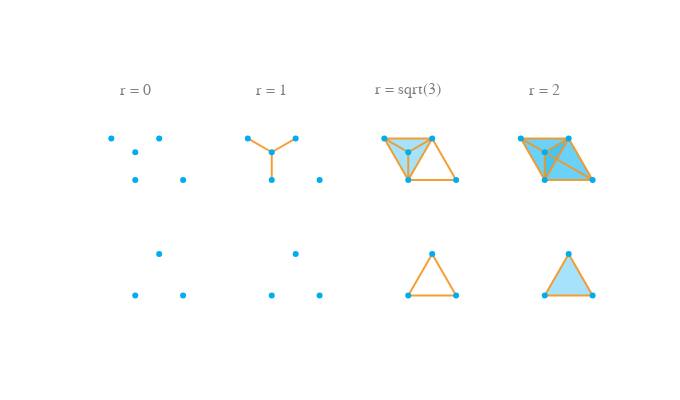
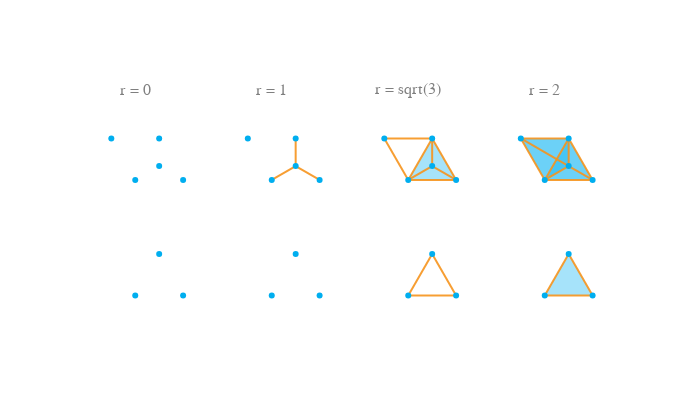

Notebook cell for these charts, in order:
### Code cell
filtration_visualization(filt_a_upper, filt_a_lower, radii).show()
filtration_visualization(filt_b_upper, filt_b_lower, radii).show()

### Figure 1 — Plotly figure (JSON) as saved in the notebook; plotly's stock layout.template omitted (floating-point values rounded to 4 significant figures)
{"data": [{"fillcolor": "red", "line": {"color": "rgba(247,148,29,0.9)", "width": 2}, "mode": "lines", "type": "scatter", "x": [], "xaxis": "x", "y": [], "yaxis": "y"}, {"marker": {"color": "rgba(0,174,239,1)", "size": 6}, "mode": "markers", "type": "scatter", "x": [0, 3.464, 1.732, -1.732, 0], "xaxis": "x", "y": [0, 0, 3, 3, 2], "yaxis": "y"}, {"fillcolor": "red", "line": {"color": "rgba(247,148,29,0.9)", "width": 2}, "mode": "lines", "type": "scatter", "x": [], "xaxis": "x5", "y": [], "yaxis": "y5"}, {"marker": {"color": "rgba(0,174,239,1)", "size": 6}, "mode": "markers", "type": "scatter", "x": [0, 3.464, 1.732], "xaxis": "x5", "y": [0, 0, 3], "yaxis": "y5"}, {"fillcolor": "red", "line": {"color": "rgba(247,148,29,0.9)", "width": 2}, "mode": "lines", "type": "scatter", "x": [0, 0, null, 1.732, 0, null, -1.732, 0, null], "xaxis": "x2", "y": [0, 2, null, 3, 2, null, 3, 2, null], "yaxis": "y2"}, {"marker": {"color": "rgba(0,174,239,1)", "size": 6}, "mode": "markers", "type": "scatter", "x": [0, 3.464, 1.732, -1.732, 0], "xaxis": "x2", "y": [0, 0, 3, 3, 2], "yaxis": "y2"}, {"fillcolor": "red", "line": {"color": "rgba(247,148,29,0.9)", "width": 2}, "mode": "lines", "type": "scatter", "x": [], "xaxis": "x6", "y": [], "yaxis": "y6"}, {"marker": {"color": "rgba(0,174,239,1)", "size": 6}, "mode": "markers", "type": "scatter", "x": [0, 3.464, 1.732], "xaxis": "x6", "y": [0, 0, 3], "yaxis": "y6"}, {"fill": "toself", "fillcolor": "rgba(0,174,239,0.35)", "mode": "none", "type": "scatter", "x": [0, 1.732, 0], "xaxis": "x3", "y": [0, 3, 2], "yaxis": "y3"}, {"fill": "toself", "fillcolor": "rgba(0,174,239,0.35)", "mode": "none", "type": "scatter", "x": [0, -1.732, 0], "xaxis": "x3", "y": [0, 3, 2], "yaxis": "y3"}, {"fill": "toself", "fillcolor": "rgba(0,174,239,0.35)", "mode": "none", "type": "scatter", "x": [1.732, -1.732, 0], "xaxis": "x3", "y": [3, 3, 2], "yaxis": "y3"}, {"fillcolor": "red", "line": {"color": "rgba(247,148,29,0.9)", "width": 2}, "mode": "lines", "type": "scatter", "x": [0, 3.464, null, 0, 1.732, null, 0, -1.732, null, 0, 0, null, 3.464, 1.732, null, 1.732, -1.732, null, 1.732, 0, null, -1.732, 0, null], "xaxis": "x3", "y": [0, 0, null, 0, 3, null, 0, 3, null, 0, 2, null, 0, 3, null, 3, 3, null, 3, 2, null, 3, 2, null], "yaxis": "y3"}, {"marker": {"color": "rgba(0,174,239,1)", "size": 6}, "mode": "markers", "type": "scatter", "x": [0, 3.464, 1.732, -1.732, 0], "xaxis": "x3", "y": [0, 0, 3, 3, 2], "yaxis": "y3"}, {"fillcolor": "red", "line": {"color": "rgba(247,148,29,0.9)", "width": 2}, "mode": "lines", "type": "scatter", "x": [0, 3.464, null, 0, 1.732, null, 3.464, 1.732, null], "xaxis": "x7", "y": [0, 0, null, 0, 3, null, 0, 3, null], "yaxis": "y7"}, {"marker": {"color": "rgba(0,174,239,1)", "size": 6}, "mode": "markers", "type": "scatter", "x": [0, 3.464, 1.732], "xaxis": "x7", "y": [0, 0, 3], "yaxis": "y7"}, {"fill": "toself", "fillcolor": "rgba(0,174,239,0.35)", "mode": "none", "type": "scatter", "x": [0, 3.464, 1.732], "xaxis": "x4", "y": [0, 0, 3], "yaxis": "y4"}, {"fill": "toself", "fillcolor": "rgba(0,174,239,0.35)", "mode": "none", "type": "scatter", "x": [0, 3.464, 0], "xaxis": "x4", "y": [0, 0, 2], "yaxis": "y4"}, {"fill": "toself", "fillcolor": "rgba(0,174,239,0.35)", "mode": "none", "type": "scatter", "x": [0, 1.732, -1.732], "xaxis": "x4", "y": [0, 3, 3], "yaxis": "y4"}, {"fill": "toself", "fillcolor": "rgba(0,174,239,0.35)", "mode": "none", "type": "scatter", "x": [0, 1.732, 0], "xaxis": "x4", "y": [0, 3, 2], "yaxis": "y4"}, {"fill": "toself", "fillcolor": "rgba(0,174,239,0.35)", "mode": "none", "type": "scatter", "x": [0, -1.732, 0], "xaxis": "x4", "y": [0, 3, 2], "yaxis": "y4"}, {"fill": "toself", "fillcolor": "rgba(0,174,239,0.35)", "mode": "none", "type": "scatter", "x": [3.464, 1.732, 0], "xaxis": "x4", "y": [0, 3, 2], "yaxis": "y4"}, {"fill": "toself", "fillcolor": "rgba(0,174,239,0.35)", "mode": "none", "type": "scatter", "x": [1.732, -1.732, 0], "xaxis": "x4", "y": [3, 3, 2], "yaxis": "y4"}, {"fillcolor": "red", "line": {"color": "rgba(247,148,29,0.9)", "width": 2}, "mode": "lines", "type": "scatter", "x": [0, 3.464, null, 0, 1.732, null, 0, -1.732, null, 0, 0, null, 3.464, 1.732, null, 3.464, 0, null, 1.732, -1.732, null, 1.732, 0, null, -1.732, 0, null], "xaxis": "x4", "y": [0, 0, null, 0, 3, null, 0, 3, null, 0, 2, null, 0, 3, null, 0, 2, null, 3, 3, null, 3, 2, null, 3, 2, null], "yaxis": "y4"}, {"marker": {"color": "rgba(0,174,239,1)", "size": 6}, "mode": "markers", "type": "scatter", "x": [0, 3.464, 1.732, -1.732, 0], "xaxis": "x4", "y": [0, 0, 3, 3, 2], "yaxis": "y4"}, {"fill": "toself", "fillcolor": "rgba(0,174,239,0.35)", "mode": "none", "type": "scatter", "x": [0, 3.464, 1.732], "xaxis": "x8", "y": [0, 0, 3], "yaxis": "y8"}, {"fillcolor": "red", "line": {"color": "rgba(247,148,29,0.9)", "width": 2}, "mode": "lines", "type": "scatter", "x": [0, 3.464, null, 0, 1.732, null, 3.464, 1.732, null], "xaxis": "x8", "y": [0, 0, null, 0, 3, null, 0, 3, null], "yaxis": "y8"}, {"marker": {"color": "rgba(0,174,239,1)", "size": 6}, "mode": "markers", "type": "scatter", "x": [0, 3.464, 1.732], "xaxis": "x8", "y": [0, 0, 3], "yaxis": "y8"}], "layout": {"annotations": [{"font": {"size": 16}, "showarrow": false, "text": "r = 0", "x": 0.1062, "xanchor": "center", "xref": "paper", "y": 1, "yanchor": "bottom", "yref": "paper"}, {"font": {"size": 16}, "showarrow": false, "text": "r = 1", "x": 0.3688, "xanchor": "center", "xref": "paper", "y": 1, "yanchor": "bottom", "yref": "paper"}, {"font": {"size": 16}, "showarrow": false, "text": "r = sqrt(3)", "x": 0.6313, "xanchor": "center", "xref": "paper", "y": 1, "yanchor": "bottom", "yref": "paper"}, {"font": {"size": 16}, "showarrow": false, "text": "r = 2", "x": 0.8938, "xanchor": "center", "xref": "paper", "y": 1, "yanchor": "bottom", "yref": "paper"}], "font": {"color": "#7f7f7f", "family": "Courier New, monospace", "size": 18}, "height": 400, "hovermode": false, "paper_bgcolor": "rgba(0,0,0,0)", "plot_bgcolor": "rgba(0,0,0,0)", "showlegend": false, "width": 680, "xaxis": {"anchor": "y", "domain": [0, 0.2125], "range": [-4, 4], "visible": false}, "xaxis2": {"anchor": "y2", "domain": [0.2625, 0.475], "range": [-4, 4], "visible": false}, "xaxis3": {"anchor": "y3", "domain": [0.525, 0.7375], "range": [-4, 4], "visible": false}, "xaxis4": {"anchor": "y4", "domain": [0.7875, 1], "range": [-4, 4], "visible": false}, "xaxis5": {"anchor": "y5", "domain": [0, 0.2125], "range": [-4, 4], "visible": false}, "xaxis6": {"anchor": "y6", "domain": [0.2625, 0.475], "range": [-4, 4], "visible": false}, "xaxis7": {"anchor": "y7", "domain": [0.525, 0.7375], "range": [-4, 4], "visible": false}, "xaxis8": {"anchor": "y8", "domain": [0.7875, 1], "range": [-4, 4], "visible": false}, "yaxis": {"anchor": "x", "domain": [0.525, 1], "range": [0, 4], "scaleanchor": "x", "scaleratio": 1, "visible": false}, "yaxis2": {"anchor": "x2", "domain": [0.525, 1], "range": [0, 4], "scaleanchor": "x", "scaleratio": 1, "visible": false}, "yaxis3": {"anchor": "x3", "domain": [0.525, 1], "range": [0, 4], "scaleanchor": "x", "scaleratio": 1, "visible": false}, "yaxis4": {"anchor": "x4", "domain": [0.525, 1], "range": [0, 4], "scaleanchor": "x", "scaleratio": 1, "visible": false}, "yaxis5": {"anchor": "x5", "domain": [0, 0.475], "range": [0, 4], "scaleanchor": "x", "scaleratio": 1, "visible": false}, "yaxis6": {"anchor": "x6", "domain": [0, 0.475], "range": [0, 4], "scaleanchor": "x", "scaleratio": 1, "visible": false}, "yaxis7": {"anchor": "x7", "domain": [0, 0.475], "range": [0, 4], "scaleanchor": "x", "scaleratio": 1, "visible": false}, "yaxis8": {"anchor": "x8", "domain": [0, 0.475], "range": [0, 4], "scaleanchor": "x", "scaleratio": 1, "visible": false}}}

### Figure 2 — Plotly figure (JSON) as saved in the notebook; plotly's stock layout.template omitted (floating-point values rounded to 4 significant figures)
{"data": [{"fillcolor": "red", "line": {"color": "rgba(247,148,29,0.9)", "width": 2}, "mode": "lines", "type": "scatter", "x": [], "xaxis": "x", "y": [], "yaxis": "y"}, {"marker": {"color": "rgba(0,174,239,1)", "size": 6}, "mode": "markers", "type": "scatter", "x": [0, 3.464, 1.732, 1.732, -1.732], "xaxis": "x", "y": [0, 0, 3, 1, 3], "yaxis": "y"}, {"fillcolor": "red", "line": {"color": "rgba(247,148,29,0.9)", "width": 2}, "mode": "lines", "type": "scatter", "x": [], "xaxis": "x5", "y": [], "yaxis": "y5"}, {"marker": {"color": "rgba(0,174,239,1)", "size": 6}, "mode": "markers", "type": "scatter", "x": [0, 3.464, 1.732], "xaxis": "x5", "y": [0, 0, 3], "yaxis": "y5"}, {"fillcolor": "red", "line": {"color": "rgba(247,148,29,0.9)", "width": 2}, "mode": "lines", "type": "scatter", "x": [0, 1.732, null, 3.464, 1.732, null, 1.732, 1.732, null], "xaxis": "x2", "y": [0, 1, null, 0, 1, null, 3, 1, null], "yaxis": "y2"}, {"marker": {"color": "rgba(0,174,239,1)", "size": 6}, "mode": "markers", "type": "scatter", "x": [0, 3.464, 1.732, 1.732, -1.732], "xaxis": "x2", "y": [0, 0, 3, 1, 3], "yaxis": "y2"}, {"fillcolor": "red", "line": {"color": "rgba(247,148,29,0.9)", "width": 2}, "mode": "lines", "type": "scatter", "x": [], "xaxis": "x6", "y": [], "yaxis": "y6"}, {"marker": {"color": "rgba(0,174,239,1)", "size": 6}, "mode": "markers", "type": "scatter", "x": [0, 3.464, 1.732], "xaxis": "x6", "y": [0, 0, 3], "yaxis": "y6"}, {"fill": "toself", "fillcolor": "rgba(0,174,239,0.35)", "mode": "none", "type": "scatter", "x": [0, 3.464, 1.732], "xaxis": "x3", "y": [0, 0, 1], "yaxis": "y3"}, {"fill": "toself", "fillcolor": "rgba(0,174,239,0.35)", "mode": "none", "type": "scatter", "x": [0, 1.732, 1.732], "xaxis": "x3", "y": [0, 3, 1], "yaxis": "y3"}, {"fill": "toself", "fillcolor": "rgba(0,174,239,0.35)", "mode": "none", "type": "scatter", "x": [3.464, 1.732, 1.732], "xaxis": "x3", "y": [0, 3, 1], "yaxis": "y3"}, {"fillcolor": "red", "line": {"color": "rgba(247,148,29,0.9)", "width": 2}, "mode": "lines", "type": "scatter", "x": [0, 3.464, null, 0, 1.732, null, 0, 1.732, null, 0, -1.732, null, 3.464, 1.732, null, 3.464, 1.732, null, 1.732, 1.732, null, 1.732, -1.732, null], "xaxis": "x3", "y": [0, 0, null, 0, 3, null, 0, 1, null, 0, 3, null, 0, 3, null, 0, 1, null, 3, 1, null, 3, 3, null], "yaxis": "y3"}, {"marker": {"color": "rgba(0,174,239,1)", "size": 6}, "mode": "markers", "type": "scatter", "x": [0, 3.464, 1.732, 1.732, -1.732], "xaxis": "x3", "y": [0, 0, 3, 1, 3], "yaxis": "y3"}, {"fillcolor": "red", "line": {"color": "rgba(247,148,29,0.9)", "width": 2}, "mode": "lines", "type": "scatter", "x": [0, 3.464, null, 0, 1.732, null, 3.464, 1.732, null], "xaxis": "x7", "y": [0, 0, null, 0, 3, null, 0, 3, null], "yaxis": "y7"}, {"marker": {"color": "rgba(0,174,239,1)", "size": 6}, "mode": "markers", "type": "scatter", "x": [0, 3.464, 1.732], "xaxis": "x7", "y": [0, 0, 3], "yaxis": "y7"}, {"fill": "toself", "fillcolor": "rgba(0,174,239,0.35)", "mode": "none", "type": "scatter", "x": [0, 3.464, 1.732], "xaxis": "x4", "y": [0, 0, 3], "yaxis": "y4"}, {"fill": "toself", "fillcolor": "rgba(0,174,239,0.35)", "mode": "none", "type": "scatter", "x": [0, 3.464, 1.732], "xaxis": "x4", "y": [0, 0, 1], "yaxis": "y4"}, {"fill": "toself", "fillcolor": "rgba(0,174,239,0.35)", "mode": "none", "type": "scatter", "x": [0, 1.732, 1.732], "xaxis": "x4", "y": [0, 3, 1], "yaxis": "y4"}, {"fill": "toself", "fillcolor": "rgba(0,174,239,0.35)", "mode": "none", "type": "scatter", "x": [0, 1.732, -1.732], "xaxis": "x4", "y": [0, 3, 3], "yaxis": "y4"}, {"fill": "toself", "fillcolor": "rgba(0,174,239,0.35)", "mode": "none", "type": "scatter", "x": [0, 1.732, -1.732], "xaxis": "x4", "y": [0, 1, 3], "yaxis": "y4"}, {"fill": "toself", "fillcolor": "rgba(0,174,239,0.35)", "mode": "none", "type": "scatter", "x": [3.464, 1.732, 1.732], "xaxis": "x4", "y": [0, 3, 1], "yaxis": "y4"}, {"fill": "toself", "fillcolor": "rgba(0,174,239,0.35)", "mode": "none", "type": "scatter", "x": [1.732, 1.732, -1.732], "xaxis": "x4", "y": [3, 1, 3], "yaxis": "y4"}, {"fillcolor": "red", "line": {"color": "rgba(247,148,29,0.9)", "width": 2}, "mode": "lines", "type": "scatter", "x": [0, 3.464, null, 0, 1.732, null, 0, 1.732, null, 0, -1.732, null, 3.464, 1.732, null, 3.464, 1.732, null, 1.732, 1.732, null, 1.732, -1.732, null, 1.732, -1.732, null], "xaxis": "x4", "y": [0, 0, null, 0, 3, null, 0, 1, null, 0, 3, null, 0, 3, null, 0, 1, null, 3, 1, null, 3, 3, null, 1, 3, null], "yaxis": "y4"}, {"marker": {"color": "rgba(0,174,239,1)", "size": 6}, "mode": "markers", "type": "scatter", "x": [0, 3.464, 1.732, 1.732, -1.732], "xaxis": "x4", "y": [0, 0, 3, 1, 3], "yaxis": "y4"}, {"fill": "toself", "fillcolor": "rgba(0,174,239,0.35)", "mode": "none", "type": "scatter", "x": [0, 3.464, 1.732], "xaxis": "x8", "y": [0, 0, 3], "yaxis": "y8"}, {"fillcolor": "red", "line": {"color": "rgba(247,148,29,0.9)", "width": 2}, "mode": "lines", "type": "scatter", "x": [0, 3.464, null, 0, 1.732, null, 3.464, 1.732, null], "xaxis": "x8", "y": [0, 0, null, 0, 3, null, 0, 3, null], "yaxis": "y8"}, {"marker": {"color": "rgba(0,174,239,1)", "size": 6}, "mode": "markers", "type": "scatter", "x": [0, 3.464, 1.732], "xaxis": "x8", "y": [0, 0, 3], "yaxis": "y8"}], "layout": {"annotations": [{"font": {"size": 16}, "showarrow": false, "text": "r = 0", "x": 0.1062, "xanchor": "center", "xref": "paper", "y": 1, "yanchor": "bottom", "yref": "paper"}, {"font": {"size": 16}, "showarrow": false, "text": "r = 1", "x": 0.3688, "xanchor": "center", "xref": "paper", "y": 1, "yanchor": "bottom", "yref": "paper"}, {"font": {"size": 16}, "showarrow": false, "text": "r = sqrt(3)", "x": 0.6313, "xanchor": "center", "xref": "paper", "y": 1, "yanchor": "bottom", "yref": "paper"}, {"font": {"size": 16}, "showarrow": false, "text": "r = 2", "x": 0.8938, "xanchor": "center", "xref": "paper", "y": 1, "yanchor": "bottom", "yref": "paper"}], "font": {"color": "#7f7f7f", "family": "Courier New, monospace", "size": 18}, "height": 400, "hovermode": false, "paper_bgcolor": "rgba(0,0,0,0)", "plot_bgcolor": "rgba(0,0,0,0)", "showlegend": false, "width": 680, "xaxis": {"anchor": "y", "domain": [0, 0.2125], "range": [-4, 4], "visible": false}, "xaxis2": {"anchor": "y2", "domain": [0.2625, 0.475], "range": [-4, 4], "visible": false}, "xaxis3": {"anchor": "y3", "domain": [0.525, 0.7375], "range": [-4, 4], "visible": false}, "xaxis4": {"anchor": "y4", "domain": [0.7875, 1], "range": [-4, 4], "visible": false}, "xaxis5": {"anchor": "y5", "domain": [0, 0.2125], "range": [-4, 4], "visible": false}, "xaxis6": {"anchor": "y6", "domain": [0.2625, 0.475], "range": [-4, 4], "visible": false}, "xaxis7": {"anchor": "y7", "domain": [0.525, 0.7375], "range": [-4, 4], "visible": false}, "xaxis8": {"anchor": "y8", "domain": [0.7875, 1], "range": [-4, 4], "visible": false}, "yaxis": {"anchor": "x", "domain": [0.525, 1], "range": [0, 4], "scaleanchor": "x", "scaleratio": 1, "visible": false}, "yaxis2": {"anchor": "x2", "domain": [0.525, 1], "range": [0, 4], "scaleanchor": "x", "scaleratio": 1, "visible": false}, "yaxis3": {"anchor": "x3", "domain": [0.525, 1], "range": [0, 4], "scaleanchor": "x", "scaleratio": 1, "visible": false}, "yaxis4": {"anchor": "x4", "domain": [0.525, 1], "range": [0, 4], "scaleanchor": "x", "scaleratio": 1, "visible": false}, "yaxis5": {"anchor": "x5", "domain": [0, 0.475], "range": [0, 4], "scaleanchor": "x", "scaleratio": 1, "visible": false}, "yaxis6": {"anchor": "x6", "domain": [0, 0.475], "range": [0, 4], "scaleanchor": "x", "scaleratio": 1, "visible": false}, "yaxis7": {"anchor": "x7", "domain": [0, 0.475], "range": [0, 4], "scaleanchor": "x", "scaleratio": 1, "visible": false}, "yaxis8": {"anchor": "x8", "domain": [0, 0.475], "range": [0, 4], "scaleanchor": "x", "scaleratio": 1, "visible": false}}}
